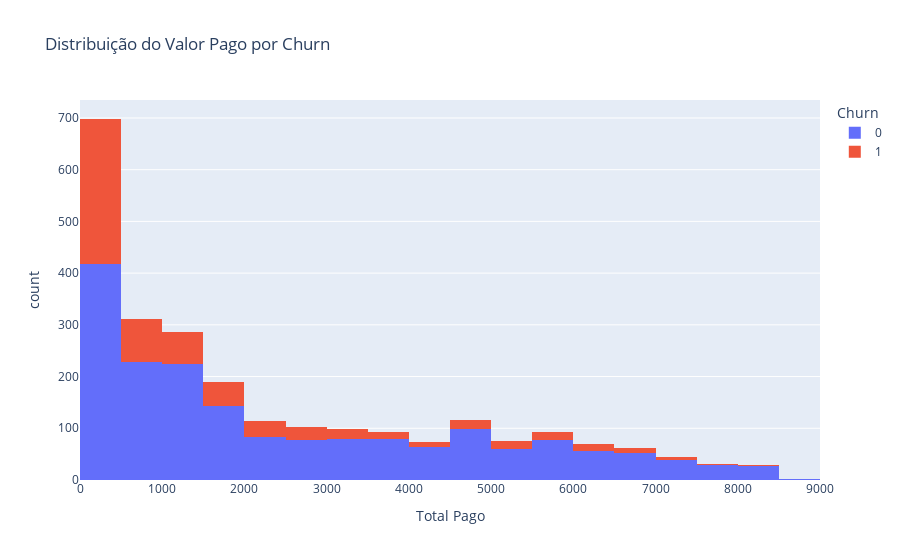

Here is the notebook cell this chart was saved with:
### Code cell
px.histogram(df, x='Total_Pago', color= 'Churn', nbins=20,
             title='Distribuição do Valor Pago por Churn',
             labels={'Total_Pago': 'Total Pago'})

### Figure 1 — Plotly figure (JSON) as saved in the notebook; plotly's stock layout.template omitted (floating-point values rounded to 4 significant figures; data arrays with more than 128 entries replaced by an {"elided": "..."} marker saying what was removed)
{"data": [{"alignmentgroup": "True", "bingroup": "x", "hovertemplate": "Churn=0<br>Total Pago=%{x}<br>count=%{y}<extra></extra>", "legendgroup": "0", "marker": {"color": "#636efa", "pattern": {"shape": ""}}, "name": "0", "nbinsx": 20, "offsetgroup": "0", "orientation": "v", "showlegend": true, "type": "histogram", "x": {"elided": "1841 float values"}, "xaxis": "x", "yaxis": "y"}, {"alignmentgroup": "True", "bingroup": "x", "hovertemplate": "Churn=1<br>Total Pago=%{x}<br>count=%{y}<extra></extra>", "legendgroup": "1", "marker": {"color": "#EF553B", "pattern": {"shape": ""}}, "name": "1", "nbinsx": 20, "offsetgroup": "1", "orientation": "v", "showlegend": true, "type": "histogram", "x": {"elided": "647 float values"}, "xaxis": "x", "yaxis": "y"}], "layout": {"barmode": "relative", "legend": {"title": {"text": "Churn"}, "tracegroupgap": 0}, "title": {"text": "Distribuição do Valor Pago por Churn"}, "xaxis": {"anchor": "y", "domain": [0, 1], "title": {"text": "Total Pago"}}, "yaxis": {"anchor": "x", "domain": [0, 1], "title": {"text": "count"}}}}
